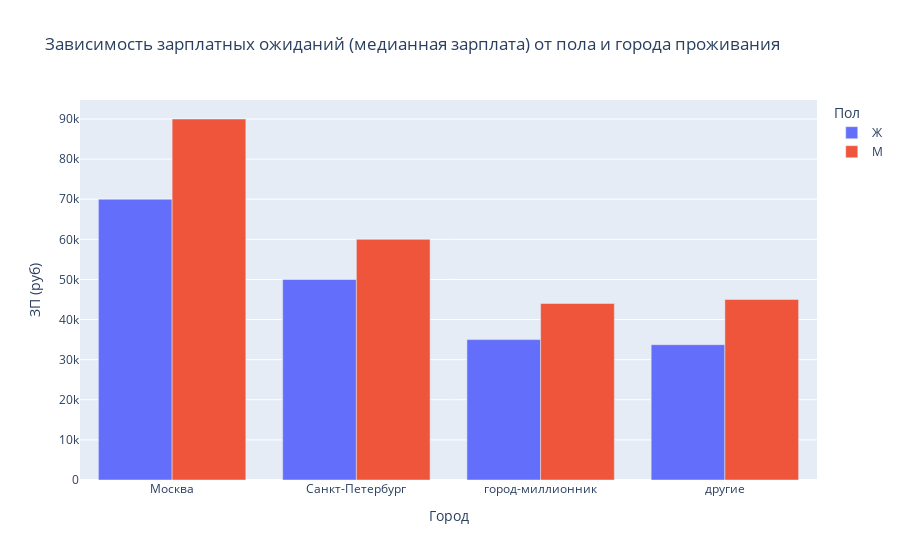
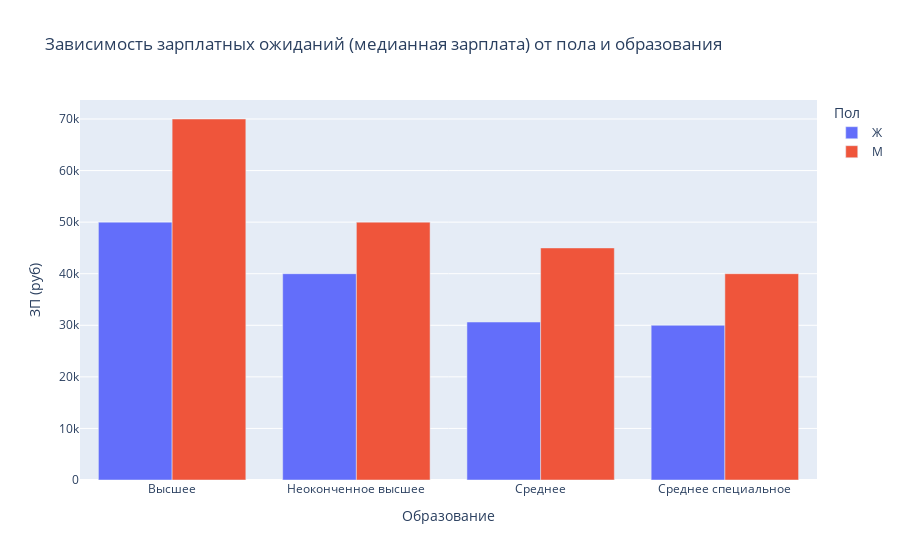

Notebook source saved alongside these figures, in order:
### Markdown cell above
**Дополнительные баллы**

Для получения 2 дополнительных баллов по разведывательному анализу постройте еще два любых содержательных графика или диаграммы, которые помогут проиллюстрировать влияние признаков/взаимосвязь между признаками/распределения признаков. Приведите выводы по ним. Желательно, чтобы в анализе участвовали признаки, которые мы создавали ранее в разделе "Преобразование данных".

### Code cell
bar_data4 = hh_data.groupby(['Пол', 'Город'], as_index=False)[['ЗП (руб)']].median()
fig7 = px.bar(
    data_frame=bar_data4,
    y='ЗП (руб)',
    x='Город',
    barmode="group",
    color='Пол',
    title='Зависимость зарплатных ожиданий (медианная зарплата) от пола и города проживания'
)
fig7.show()

bar_data5 = hh_data.groupby(['Пол', 'Образование'], as_index=False)[['ЗП (руб)']].median()
fig8 = px.bar(
    data_frame=bar_data5,
    y='ЗП (руб)',
    x='Образование',
    barmode="group",
    color='Пол',
    title='Зависимость зарплатных ожиданий (медианная зарплата) от пола и образования'
)
fig8.show()

### Figure 1 — Plotly figure (JSON) as saved in the notebook; plotly's stock layout.template omitted (floating-point values rounded to 4 significant figures)
{"data": [{"alignmentgroup": "True", "hovertemplate": "Пол=Ж<br>Город=%{x}<br>ЗП (руб)=%{y}<extra></extra>", "legendgroup": "Ж", "marker": {"color": "#636efa", "pattern": {"shape": ""}}, "name": "Ж", "offsetgroup": "Ж", "orientation": "v", "showlegend": true, "textposition": "auto", "type": "bar", "x": ["Москва", "Санкт-Петербург", "город-миллионник", "другие"], "xaxis": "x", "y": [70000, 50000, 35000, 33740.0], "yaxis": "y"}, {"alignmentgroup": "True", "hovertemplate": "Пол=М<br>Город=%{x}<br>ЗП (руб)=%{y}<extra></extra>", "legendgroup": "М", "marker": {"color": "#EF553B", "pattern": {"shape": ""}}, "name": "М", "offsetgroup": "М", "orientation": "v", "showlegend": true, "textposition": "auto", "type": "bar", "x": ["Москва", "Санкт-Петербург", "город-миллионник", "другие"], "xaxis": "x", "y": [90000, 60000, 44000, 45000], "yaxis": "y"}], "layout": {"barmode": "group", "legend": {"title": {"text": "Пол"}, "tracegroupgap": 0}, "title": {"text": "Зависимость зарплатных ожиданий (медианная зарплата) от пола и города проживания"}, "xaxis": {"anchor": "y", "domain": [0, 1], "title": {"text": "Город"}}, "yaxis": {"anchor": "x", "domain": [0, 1], "title": {"text": "ЗП (руб)"}}}}

### Figure 2 — Plotly figure (JSON) as saved in the notebook; plotly's stock layout.template omitted (floating-point values rounded to 4 significant figures)
{"data": [{"alignmentgroup": "True", "hovertemplate": "Пол=Ж<br>Образование=%{x}<br>ЗП (руб)=%{y}<extra></extra>", "legendgroup": "Ж", "marker": {"color": "#636efa", "pattern": {"shape": ""}}, "name": "Ж", "offsetgroup": "Ж", "orientation": "v", "showlegend": true, "textposition": "auto", "type": "bar", "x": ["Высшее", "Неоконченное высшее", "Среднее", "Среднее специальное"], "xaxis": "x", "y": [50000, 40000, 30632, 30000], "yaxis": "y"}, {"alignmentgroup": "True", "hovertemplate": "Пол=М<br>Образование=%{x}<br>ЗП (руб)=%{y}<extra></extra>", "legendgroup": "М", "marker": {"color": "#EF553B", "pattern": {"shape": ""}}, "name": "М", "offsetgroup": "М", "orientation": "v", "showlegend": true, "textposition": "auto", "type": "bar", "x": ["Высшее", "Неоконченное высшее", "Среднее", "Среднее специальное"], "xaxis": "x", "y": [70000, 50000, 45000, 40000], "yaxis": "y"}], "layout": {"barmode": "group", "legend": {"title": {"text": "Пол"}, "tracegroupgap": 0}, "title": {"text": "Зависимость зарплатных ожиданий (медианная зарплата) от пола и образования"}, "xaxis": {"anchor": "y", "domain": [0, 1], "title": {"text": "Образование"}}, "yaxis": {"anchor": "x", "domain": [0, 1], "title": {"text": "ЗП (руб)"}}}}
